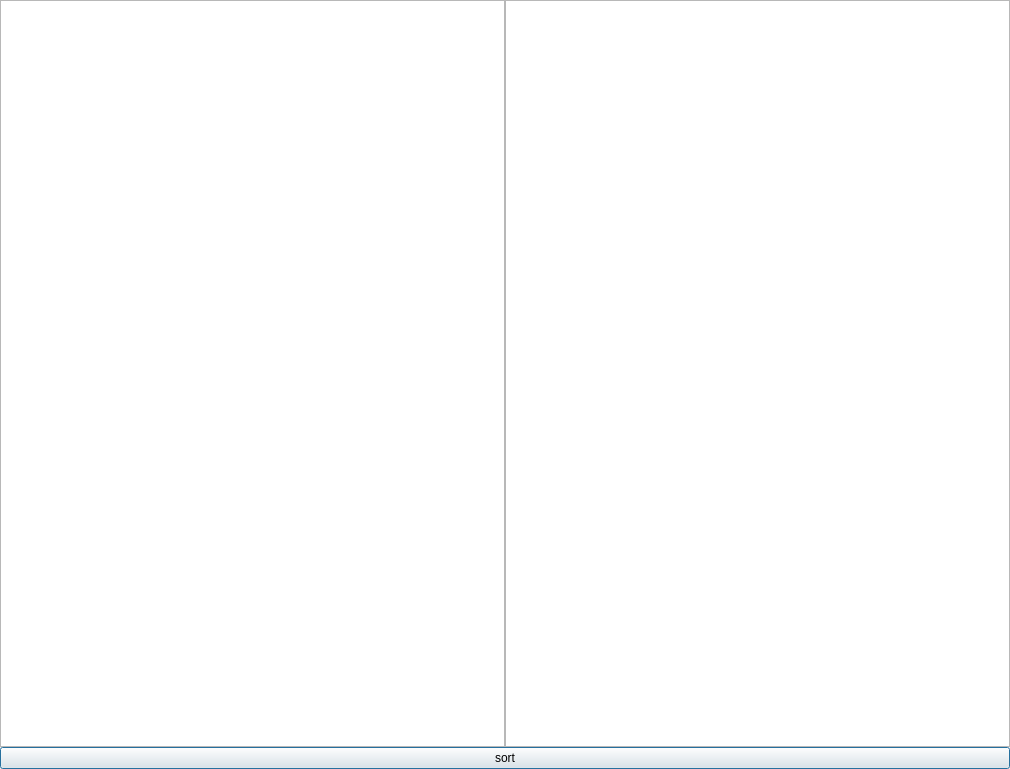
<?xml version="1.0" encoding="UTF-8"?>
<ui version="4.0">
 <class>SortString</class>
 <widget class="QDialog" name="SortString">
  <property name="geometry">
   <rect>
    <x>0</x>
    <y>0</y>
    <width>1010</width>
    <height>769</height>
   </rect>
  </property>
  <property name="windowTitle">
   <string>Dialog</string>
  </property>
  <layout class="QVBoxLayout" name="verticalLayout">
   <property name="spacing">
    <number>0</number>
   </property>
   <property name="leftMargin">
    <number>0</number>
   </property>
   <property name="topMargin">
    <number>0</number>
   </property>
   <property name="rightMargin">
    <number>0</number>
   </property>
   <property name="bottomMargin">
    <number>0</number>
   </property>
   <item>
    <layout class="QHBoxLayout" name="horizontalLayout">
     <property name="spacing">
      <number>0</number>
     </property>
     <item>
      <widget class="QTextEdit" name="textEdit1"/>
     </item>
     <item>
      <widget class="QTextEdit" name="textEdit2"/>
     </item>
    </layout>
   </item>
   <item>
    <widget class="QPushButton" name="pushButton">
     <property name="text">
      <string>sort</string>
     </property>
    </widget>
   </item>
  </layout>
 </widget>
 <resources/>
 <connections/>
</ui>
